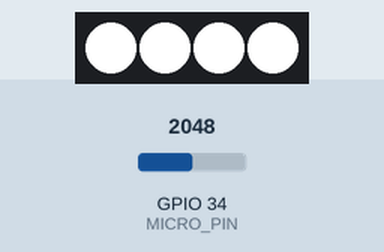
The sketch below on a simulated ESP32. Shown: 4 RGB LEDs in strip order, left to right. Inputs (shaded band) come from the test bench; at power-on: GPIO 34 (MICRO_PIN) = 2048. What the sketch prints to the serial monitor is not drawn.

Above: at 5.0 s.
Timing chart, 0 to 13.0 s (numbered marks = the images above):
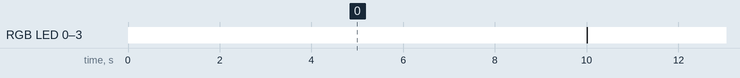

Measured:
- by itself, RGB LED 0–3: alternates RGB(255, 255, 255) for 10.0 s and off for 0.03 s

The sketch:

sound_ctrl_light.ino
```cpp
/* Install lib command for arduino-cli lib install "Adafruit NeoPixel" */
#include <Adafruit_NeoPixel.h>

#define WS281X_PIN	4
#define PIXEL_NUM   4

#define MICRO_PIN	      34
#define SOUND_CTRL_VAL	300

Adafruit_NeoPixel strip = Adafruit_NeoPixel(PIXEL_NUM, WS281X_PIN, NEO_GRB + NEO_KHZ800);

void setup() {
  Serial.begin(115200);

  strip.begin();
  strip.show();
}

void loop() {
  int val = analogRead(MICRO_PIN);
  Serial.println(val);
  if (val >= SOUND_CTRL_VAL) {
    colorWipe(strip.Color(255, 255, 255), 10000);
    colorWipe(strip.Color(0, 0, 0), 30);
  }
}

void colorWipe(uint32_t c, uint16_t wait) {
  for (uint16_t i = 0; i < strip.numPixels(); i++) {
    strip.setPixelColor(i, c);
  }
  strip.show();
  delay(wait);
}
```
